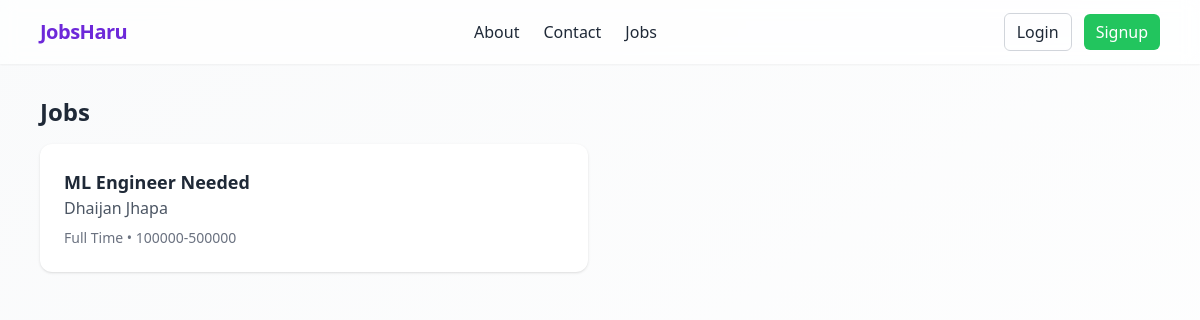
Screenshot of /jobs/ with the database file from the repository.
### jobs/models.py (models this page shows, shortened)
class Job(models.Model):
    JOB_TYPE_CHOICES = [
        ("FT", "Full Time"),
        ("PT", "Part Time"),
        ("CT", "Contract"),
        ("IN", "Internship"),
    ]
    title = models.CharField(max_length=255)
    description = models.TextField()
    requirements = models.TextField(blank=True)
    location = models.CharField(max_length=255, blank=True)
    salary = models.CharField(max_length=255, blank=True)
    job_type = models.CharField(max_length=2, choices=JOB_TYPE_CHOICES, default="FT")
    posted_by = models.ForeignKey(
        settings.AUTH_USER_MODEL, on_delete=models.CASCADE, related_name="jobs"
    )
    created_at = models.DateTimeField(auto_now_add=True)
    updated_at = models.DateTimeField(auto_now=True)

### jobs/views.py (the view)
# urls.py: path("", JobListView.as_view(), name="list"),
class JobListView(ListView):
    model = Job
    context_object_name = "jobs"
    template_name = "jobs/job_list.html"
    paginate_by = 20

### jobs/templates/jobs/job_list.html (shortened to what this page needs)
{% extends "base.html" %}
{% block content %}
<div class="flex items-center justify-between mb-4">
  <h2 class="text-2xl font-bold">Jobs</h2>
</div>
<div class="grid md:grid-cols-2 gap-6">
  {% for job in jobs %}
    <a href="/jobs/{{ job.id }}/" class="block bg-white rounded-xl shadow p-6 hover:shadow-md hover:-translate-y-0.5 transition">
      <h3 class="font-semibold text-lg">{{ job.title }}</h3>
      <p class="text-gray-600">{{ job.location }}</p>
      <p class="text-sm text-gray-500 mt-2">{{ job.get_job_type_display }} • {{ job.salary|default:"Negotiable" }}</p>
    </a>
  {% empty %}
    <div class="col-span-full text-gray-500">No jobs yet.</div>
  {% endfor %}
</div>
{% endblock %}

### rows the page displays
Job: title "ML Engineer Needed", location "Dhaijan Jhapa", job_type "Full Time", salary "100000-500000"
